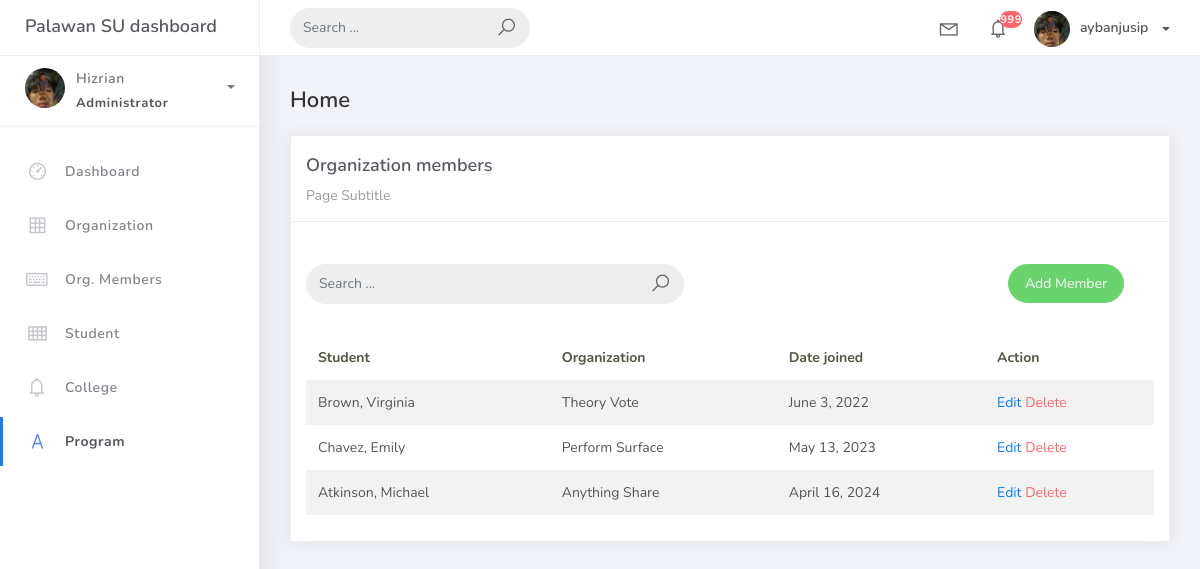
/org_member, run on an earlier commit of the app's database.
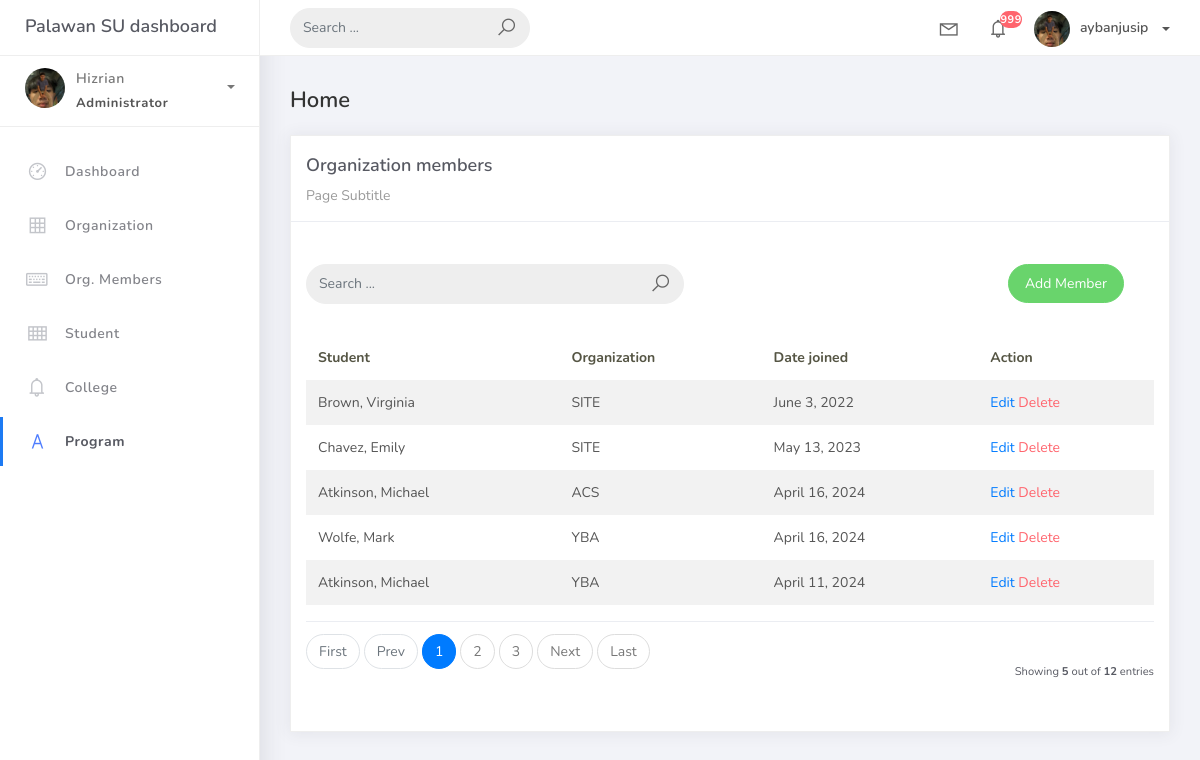
And on a later commit of the database.
### studentorg/models.py (models this page shows)
class BaseModel(models.Model):
    created_at = models.DateTimeField(auto_now_add=True, db_index=True)
    updated_at = models.DateTimeField(auto_now=True)
    class Meta:
        abstract = True

class OrgMember(BaseModel):
    student = models.ForeignKey(Student, on_delete=models.CASCADE)
    organization = models.ForeignKey(Organization, on_delete=models.CASCADE)
    date_joined = models.DateField()

class Student(BaseModel):
    student_id = models.CharField(max_length=15)
    lastname = models.CharField(max_length=25)
    firstname = models.CharField(max_length=25)
    middlename = models.CharField(max_length=25, blank=True, null=True)
    program = models.ForeignKey(Program, on_delete=models.CASCADE)
    def __str__(self):
        return f"{self.lastname}, {self.firstname}"

class Organization(BaseModel):
    name = models.CharField(max_length=250)
    college = models.ForeignKey(
        College, null=True, blank=True, on_delete=models.CASCADE)
    description = models.CharField(max_length=500)
    def __str__(self):
        return self.name

### studentorg/views.py (the view)
# urls.py: path('org_member', OrganizationMember.as_view(), name='orgmember-list'),
class OrganizationMember(ListView):
    model = OrgMember
    context_object_name = 'orgmember'
    template_name = 'org_member.html'
    paginate_by = 5
    def get_queryset(self, *args, **kwargs):
         qs = super(OrganizationMember, self).get_queryset(*args, **kwargs)
         if self.request.GET.get("q") != None:
             query = self.request.GET.get('q')
             qs = qs.filter(Q(student__firstname__icontains=query) |
                            Q(organization__name__icontains=query))
         return qs

### templates/org_member.html (shortened to what this page needs)
{% extends 'base.html' %}
{% load static %}
{% block content %}
<div class="content">
  <div class="container-fluid">
    <h4 class="page-title">Home</h4>
    <div class="row">
      <div class="col-md-12">
        <div class="card">
          <div class="card-header">
            <div class="card-title">Organization members</div>
            <div class="card-category">Page Subtitle</div>
          </div>
          <br/>
          <div class="col-md-12 row">
            <div class="col-md-6">
                <br/>
              <form class="navbar-left navbar-form nav-search mr-md-3" action="{% url 'orgmember-list' %}">
                <div class="input-group">
                  <input type="text" placeholder="Search ..." class="form-control" name="q" />
                  <div class="input-group-append">
                    <span class="input-group-text">
                      <i class="la la-search search-icon"></i>
                    </span>
                  </div>
                </div>
              </form>
            </div>
            <div class="col-md-6">
              <div class="pull-right">
                <br/>
                <a href="{% url 'orgmember-add' %}" class="btn btn-success btn-rounded">Add Member</a>
              </div>
            </div>
          </div>
          <div class="card-body">
            <table class="table table-striped mt-3">
              <thead>
                <tr>
                  <th scope="col">Student</th>
                  <th scope="col">Organization</th>
                  <th scope="col">Date joined</th>
                  <th scope="col">Action</th>
                </tr>
              </thead>
              <tbody>
                {% for object in object_list %}
                <tr>
                  <td>{{ object.student }}</td>
                  <td>{{ object.organization }}</td>
                  <td>{{ object.date_joined }}</td>
                  <td>
                    <a href="org_member/{{ object.id }}">Edit</a>
                    <a href="org_member/{{ object.id }}/delete" class="text-danger">Delete</a>
                </td>
              </tr>
              {% empty %}
                </tr>
                {% endfor %}
              </tbody>
            </table>
            {% include 'includes/pagination.html' %}
          </div>
        </div>
      </div>
    </div>
  </div>
</div>
{% endblock %}

### templates/base.html (shortened to what this page needs)
{% load static %}
<!DOCTYPE html>
<html>
<head>
	<link rel="stylesheet" href="{% static 'css/bootstrap.min.css' %}">
	<link rel="stylesheet" href="{% static 'css/ready.css' %}">
	<link rel="stylesheet" href="{% static 'css/demo.css' %}">
</head>
<body>
	<div class="wrapper">
		<div class="main-header">
			<div class="logo-header">
				<a href="index.html" class="logo">
					Palawan SU dashboard
				</a>
			</div>
			<nav class="navbar navbar-header navbar-expand-lg">
				<div class="container-fluid">
					<form class="navbar-left navbar-form nav-search mr-md-3" action="">
						<div class="input-group">
							<input type="text" placeholder="Search ..." class="form-control">
							<div class="input-group-append">
								<span class="input-group-text">
									<i class="la la-search search-icon"></i>
								</span>
							</div>
						</div>
					</form>
					<ul class="navbar-nav topbar-nav ml-md-auto align-items-center">
						<li class="nav-item dropdown hidden-caret">
							<a class="nav-link dropdown-toggle" href="#" id="navbarDropdown" role="button" data-toggle="dropdown" aria-haspopup="true" aria-expanded="false">
								<i class="la la-envelope"></i>
							</a>
						</li>
						<li class="nav-item dropdown hidden-caret">
							<a class="nav-link dropdown-toggle" href="#" id="navbarDropdown" role="button" data-toggle="dropdown" aria-haspopup="true" aria-expanded="false">
								<i class="la la-bell"></i>
								<span class="notification">999</span>
							</a>
						</li>
						<li class="nav-item dropdown">
							<a class="dropdown-toggle profile-pic" data-toggle="dropdown" href="#" aria-expanded="false"> <img src="{% static 'img/pp.jpg' %}" alt="user-img" width="36" class="img-circle"><span >aybanjusip</span></span> </a>
							</li>
						</ul>
					</div>
				</nav>
			</div>
			<div class="sidebar">
				<div class="scrollbar-inner sidebar-wrapper">
					<div class="user">
						<div class="photo">
						</div>
						<div class="info">
							<a class="" data-toggle="collapse" href="#collapseExample" aria-expanded="true">
								<span>
									Hizrian
									<span class="user-level">Administrator</span>
									<span class="caret"></span>
								</span>
							</a>
						</div>
					</div>
					<ul class="nav">
						<li class="nav-item">
							<a href="{% url 'dashboard-chart' %}">
								<i class="la la-dashboard"></i>
								<p>Dashboard</p>
							</a>
						</li>
						<li class="nav-item">
							<a href="{% url 'organization-list' %}">
								<i class="la la-table"></i>
								<p>Organization</p>
							</a>
						</li>
						<li class="nav-item">
							<a href="{% url 'orgmember-list' %}">
								<i class="la la-keyboard-o"></i>
								<p>Org. Members</p>
							</a>
						</li>
						<li class="nav-item">
							<a href="{% url 'students-list' %}">
								<i class="la la-th"></i>
								<p>Student</p>
							</a>
						</li>
						<li class="nav-item">
							<a href="{% url 'college-list' %}">
								<i class="la la-bell"></i>
								<p>College</p>
							</a>
						</li>
						<li class="nav-item active">
							<a href="{% url 'program-list' %}">
								<i class="la la-font"></i>
								<p>Program</p>
							</a>
						</li>
					</ul>
				</div>
			</div>
			<div class="main-panel">
					{% block content %}
					{% endblock %}
			</div>
		</div>
</body>
</html>

### templates/includes/pagination.html (shortened to what this page needs)
{% if is_paginated %}
<div class="card-footer px-0 border-0 d-flex flex-column flex-lg-row align-items-center justify-content-between mt-3">
  <nav aria-label="Topica pagination" class="mb-4">
    <ul class="pagination">
      {% if page_obj.has_previous %}
      <li class="page-item">
        <a class="page-link" href="?page=1">First</a>
      </li>
      {% else %}
      <li class="page-item disabled">
        <span class="page-link">First</span>
      </li>
      {% endif %}
      {% if page_obj.has_previous %}
      <li class="page-item">
        <a class="page-link" href="?page={{ page_obj.previous_page_number }}">Prev</a>
      </li>
      {% else %}
      <li class="page-item disabled">
        <span class="page-link">Prev</span>
      </li>
      {% endif %}
      {% for page_num in paginator.page_range %}
        {% if page_obj.number == page_num %}
          <li class="page-item active">
            <span class="page-link">
              {{ page_num }}
            </span>
          </li>
        {% elif page_num > page_obj.number|add:'-3' and page_num < page_obj.number|add:'3' %}
          <li class="page-item">
            <a class="page-link" href="?page={{ page_num }}">{{ page_num }}</a>
          </li>
        {% endif %}
      {% endfor %}
      {% if page_obj.has_next %}
      <li class="page-item">
        <a class="page-link" href="?page={{ page_obj.next_page_number }}">Next</a>
      </li>
      {% else %}
      <li class="page-item disabled">
        <span class="page-link">Next</span>
      </li>
      {% endif %}
      {% if page_obj.has_next %}
      <li class="page-item">
        <a class="page-link" href="?page={{ paginator.num_pages }}">Last</a>
      </li>
      {% else %}
      <li class="page-item disabled">
        <span class="page-link">Last</span>
      </li>
      {% endif %}
    </ul>
  </nav>
  <div class="fw-normal small mt-4 mt-lg-0">Showing <b>{{ object_list.count }}</b> out of <b>{{ paginator.count }}</b> entries</div>
</div>
{% endif %}

What changed in the data, as far as the page shows it:
changed OrgMember "June 3, 2022": organization "Theory Vote" → "SITE"
changed OrgMember "May 13, 2023": organization "Perform Surface" → "SITE"
changed OrgMember: organization "Anything Share" → "ACS"
added OrgMember: student "Wolfe, Mark", organization "YBA", date_joined "April 16, 2024"
added OrgMember: student "Atkinson, Michael", organization "YBA", date_joined "April 11, 2024"
Also different on the page:
{{ object_list.count }}: (not shown) → "5"
{{ paginator.count }}: (not shown) → "12"
text now shown: "First Prev Next Last Showing out of entries"
new list line: "1"
new list line: "2"
new list line: "3"
